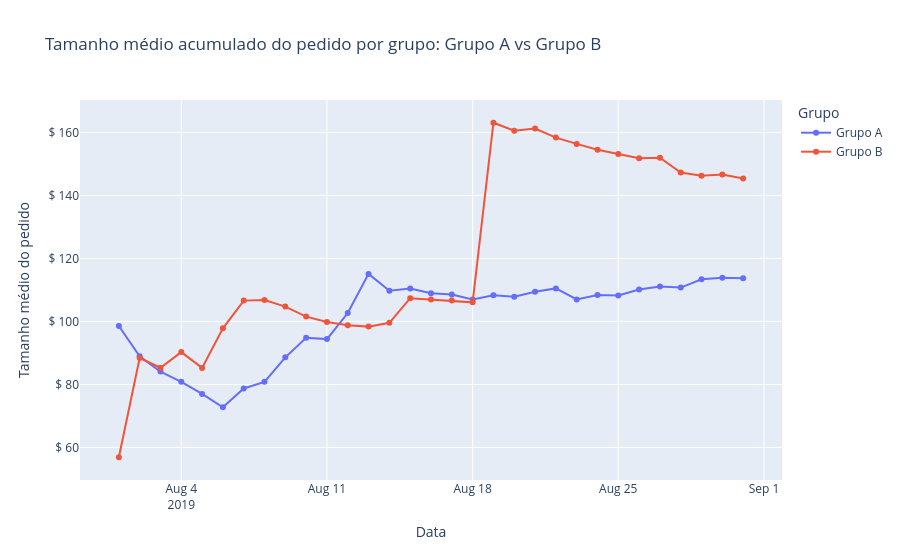

Write notebook code for a chart like this one.
### Code cell
# Plotando um gráfico de linhas para analisar o resultado:

fig = px.line(pedidos_receitas_acumulados,
              x='date',
              y=['tamanho_medio_pedido_A', 'tamanho_medio_pedido_B'],
              title='Tamanho médio acumulado do pedido por grupo: Grupo A vs Grupo B',
              labels={
                  'date': 'Data',
                  'value': 'Tamanho médio do pedido',
                  'variable': 'Grupo'
              },
              markers=True)

newnames = {'tamanho_medio_pedido_A': 'Grupo A', 'tamanho_medio_pedido_B': 'Grupo B'}
fig.for_each_trace(lambda t: t.update(name = newnames.get(t.name, t.name)))

fig.update_layout(yaxis_tickprefix='$ ', hovermode='x unified')

fig.show()

### Figure 1 — Plotly figure (JSON) as saved in the notebook; plotly's stock layout.template omitted (floating-point values rounded to 4 significant figures)
{"data": [{"hovertemplate": "Grupo=tamanho_medio_pedido_A<br>Data=%{x}<br>Tamanho médio do pedido=%{y}<extra></extra>", "legendgroup": "tamanho_medio_pedido_A", "line": {"color": "#636efa", "dash": "solid"}, "marker": {"symbol": "circle"}, "mode": "lines+markers", "name": "Grupo A", "orientation": "v", "showlegend": true, "type": "scatter", "x": ["2019-08-01T00:00:00", "2019-08-02T00:00:00", "2019-08-03T00:00:00", "2019-08-04T00:00:00", "2019-08-05T00:00:00", "2019-08-06T00:00:00", "2019-08-07T00:00:00", "2019-08-08T00:00:00", "2019-08-09T00:00:00", "2019-08-10T00:00:00", "2019-08-11T00:00:00", "2019-08-12T00:00:00", "2019-08-13T00:00:00", "2019-08-14T00:00:00", "2019-08-15T00:00:00", "2019-08-16T00:00:00", "2019-08-17T00:00:00", "2019-08-18T00:00:00", "2019-08-19T00:00:00", "2019-08-20T00:00:00", "2019-08-21T00:00:00", "2019-08-22T00:00:00", "2019-08-23T00:00:00", "2019-08-24T00:00:00", "2019-08-25T00:00:00", "2019-08-26T00:00:00", "2019-08-27T00:00:00", "2019-08-28T00:00:00", "2019-08-29T00:00:00", "2019-08-30T00:00:00", "2019-08-31T00:00:00"], "xaxis": "x", "y": [98.55, 88.93, 84.09, 80.85, 77.01, 72.74, 78.72, 80.82, 88.61, 94.83, 94.39, 102.7, 115.1, 109.7, 110.5, 109.0, 108.6, 107.0, 108.3, 107.8, 109.4, 110.5, 107.0, 108.4, 108.3, 110.1, 111.1, 110.8, 113.4, 113.8, 113.7], "yaxis": "y"}, {"hovertemplate": "Grupo=tamanho_medio_pedido_B<br>Data=%{x}<br>Tamanho médio do pedido=%{y}<extra></extra>", "legendgroup": "tamanho_medio_pedido_B", "line": {"color": "#EF553B", "dash": "solid"}, "marker": {"symbol": "circle"}, "mode": "lines+markers", "name": "Grupo B", "orientation": "v", "showlegend": true, "type": "scatter", "x": ["2019-08-01T00:00:00", "2019-08-02T00:00:00", "2019-08-03T00:00:00", "2019-08-04T00:00:00", "2019-08-05T00:00:00", "2019-08-06T00:00:00", "2019-08-07T00:00:00", "2019-08-08T00:00:00", "2019-08-09T00:00:00", "2019-08-10T00:00:00", "2019-08-11T00:00:00", "2019-08-12T00:00:00", "2019-08-13T00:00:00", "2019-08-14T00:00:00", "2019-08-15T00:00:00", "2019-08-16T00:00:00", "2019-08-17T00:00:00", "2019-08-18T00:00:00", "2019-08-19T00:00:00", "2019-08-20T00:00:00", "2019-08-21T00:00:00", "2019-08-22T00:00:00", "2019-08-23T00:00:00", "2019-08-24T00:00:00", "2019-08-25T00:00:00", "2019-08-26T00:00:00", "2019-08-27T00:00:00", "2019-08-28T00:00:00", "2019-08-29T00:00:00", "2019-08-30T00:00:00", "2019-08-31T00:00:00"], "xaxis": "x", "y": [56.89, 88.38, 85.31, 90.27, 85.26, 97.83, 106.6, 106.8, 104.7, 101.5, 99.8, 98.76, 98.36, 99.56, 107.4, 107.0, 106.6, 106.1, 163.1, 160.5, 161.2, 158.4, 156.4, 154.5, 153.2, 151.8, 152.0, 147.3, 146.2, 146.6, 145.3], "yaxis": "y"}], "layout": {"hovermode": "x unified", "legend": {"title": {"text": "Grupo"}, "tracegroupgap": 0}, "title": {"text": "Tamanho médio acumulado do pedido por grupo: Grupo A vs Grupo B"}, "xaxis": {"anchor": "y", "domain": [0, 1], "title": {"text": "Data"}}, "yaxis": {"anchor": "x", "domain": [0, 1], "tickprefix": "$ ", "title": {"text": "Tamanho médio do pedido"}}}}
